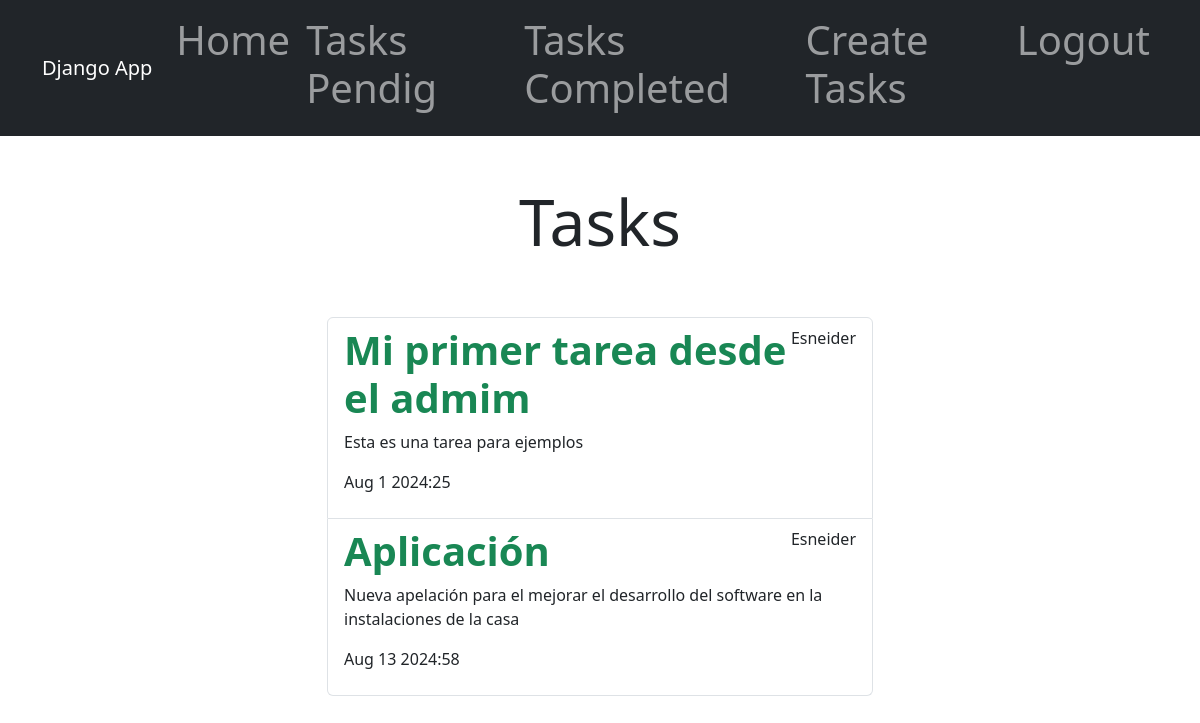
/tasks_completed/ (signed in), run on the app's committed database.
### tasks/models.py (models this page shows, shortened)
class Task(models.Model):
    title = models.CharField(max_length=100)
    description = models.TextField(blank=True)
    created = models.DateTimeField(auto_now_add=True)
    datecompleted = models.DateTimeField(null=True, blank=True)
    important = models.BooleanField(default=False)
    user = models.ForeignKey(User, on_delete=models.CASCADE)

### tasks/views.py (the view)
# urls.py: path('tasks_completed/', views.tasks_completed, name='tasks_completed'),
@login_required
def tasks_completed(request):
    tasks = Task.objects.filter(user=request.user, datecompleted__isnull=False).order_by
    ('-datecompleted')
    return render(request, 'tasks.html',{'tasks' : tasks})

### tasks/templates/tasks.html
{% extends 'base.html' %}
{% block content %}
    <main class="container">
        <div class="row">
            <div class="col-md-6 offset-md-3">
                <h1 class="text-center display-3 py-5">Tasks</h1>
                <ul class="list-group">
                    {% for task in tasks %}
                    <a class="list-group-item" href="{% url 'task_detail' task.id %}">
                        <header class="d-flex justify-content-between">
                            {% if task.important %}
                            <h1 class="fw-bold text-success">{{task.title}}</h1>
                            {% else %}
                            <h1 class="fw-bold">{{task.title}}</h1>
                            {% endif %}
                            <p>{{task.user.username}}</p>
                        </header>
                        <p>{{task.description}}</p>
                        <p>{{task.datecompleted|date:'M j Y:i'}}</p>
                    </a>
                    {% endfor %}
                </ul>
            </div>
        </div>
    </main>
{% endblock %}

### data on the page
Task: title "Mi primer tarea desde el admim", user.username "Esneider", description "Esta es una tarea para ejemplos", datecompleted "Aug 1 2024:25"
Task: title "Aplicación", user.username "Esneider", description "Nueva apelación para el mejorar el desarrollo del software en la instalaciones de la casa", datecompleted "Aug 13 2024:58"
